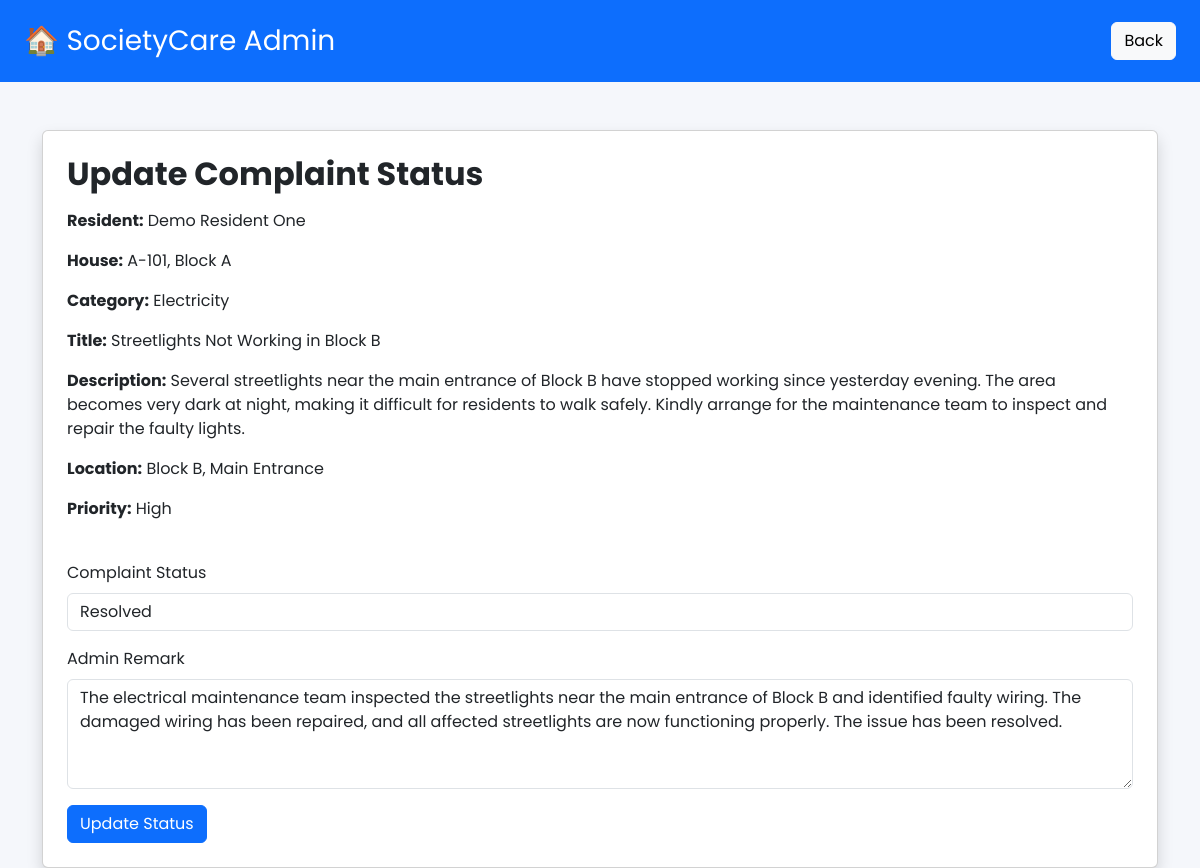
The page /admin/update-complaint.php?id=2 (signed in) on the database its author committed.
### tables this page shows
CREATE TABLE `complaints` (
  `complaint_id` int(11) NOT NULL,
  `resident_id` int(11) NOT NULL,
  `category_id` int(11) NOT NULL,
  `title` varchar(150) NOT NULL,
  `description` text NOT NULL,
  `location` varchar(100) DEFAULT NULL,
  `issue_started` varchar(50) DEFAULT NULL,
  `priority` enum('Low','Medium','High') DEFAULT 'Medium',
  `photo` varchar(255) DEFAULT NULL,
  `status` enum('Pending','Assigned','In Progress','Resolved','Closed') DEFAULT 'Pending',
  `created_at` timestamp NOT NULL DEFAULT current_timestamp(),
  `admin_remark` text DEFAULT NULL
);

CREATE TABLE `residents` (
  `resident_id` int(11) NOT NULL,
  `full_name` varchar(100) NOT NULL,
  `email` varchar(100) NOT NULL,
  `mobile` varchar(15) NOT NULL,
  `password` varchar(255) NOT NULL,
  `house_number` varchar(50) NOT NULL,
  `block` varchar(50) DEFAULT NULL,
  `registration_date` timestamp NOT NULL DEFAULT current_timestamp(),
  `status` enum('Active','Inactive') DEFAULT 'Active'
);

CREATE TABLE `categories` (
  `category_id` int(11) NOT NULL,
  `category_name` varchar(100) NOT NULL
);

### admin/update-complaint.php (the view, shortened to what this page needs)
<?php
$complaint_id = filter_input(INPUT_GET, 'id', FILTER_VALIDATE_INT, ['options' => ['min_range' => 1]]);
$query = "SELECT complaints.*, residents.full_name, residents.house_number, residents.block, categories.category_name
FROM complaints
JOIN residents ON complaints.resident_id = residents.resident_id
JOIN categories ON complaints.category_id = categories.category_id
WHERE complaints.complaint_id = ?";
$stmt = mysqli_prepare($conn, $query);
mysqli_stmt_bind_param($stmt, "i", $complaint_id);
mysqli_stmt_execute($stmt);
$result = mysqli_stmt_get_result($stmt);
$complaint = mysqli_fetch_assoc($result);
function h($value) {
    return htmlspecialchars((string)($value ?? ''), ENT_QUOTES | ENT_SUBSTITUTE, 'UTF-8');
}
?>
<!DOCTYPE html>
<html lang="en">
<head>
<link href="https://cdn.jsdelivr.net/npm/bootstrap@5.3.3/dist/css/bootstrap.min.css" rel="stylesheet">
<link rel="stylesheet" href="../assets/css/style.css">
</head>
<body>
<nav class="navbar navbar-dark bg-primary px-4">
    <span class="navbar-brand fs-3">🏠 SocietyCare Admin</span>
    <a href="manage-complaints.php" class="btn btn-light">Back</a>
</nav>
<div class="container mt-5">
    <div class="card shadow p-4">
        <h2 class="fw-bold mb-3">Update Complaint Status</h2>
        <p><strong>Resident:</strong> <?php echo h($complaint['full_name']); ?></p>
        <p><strong>House:</strong> <?php echo h($complaint['house_number']); ?>, Block <?php echo h($complaint['block']); ?></p>
        <p><strong>Category:</strong> <?php echo h($complaint['category_name']); ?></p>
        <p><strong>Title:</strong> <?php echo h($complaint['title']); ?></p>
        <p><strong>Description:</strong> <?php echo h($complaint['description']); ?></p>
        <p><strong>Location:</strong> <?php echo h($complaint['location']); ?></p>
        <p><strong>Priority:</strong> <?php echo h($complaint['priority']); ?></p>
        <form method="POST" class="mt-4">
            <label class="mb-2">Complaint Status</label>
            <select name="status" class="form-control mb-3" required>
                <option value="Resolved" <?php if($complaint['status']=="Resolved") echo "selected"; ?>>Resolved</option>
            </select>
            <label class="mb-2">Admin Remark</label>
            <textarea name="admin_remark"
                      class="form-control mb-3"
                      rows="4"
                      placeholder="Enter update for the resident..."><?php
            echo h($complaint['admin_remark']);
            ?></textarea>
            <button type="submit" name="update_status" class="btn btn-primary">
                Update Status
            </button>
        </form>
    </div>
</div>
</body>
</html>

### assets/css/style.css (style rules this page uses)
* { margin:0; padding:0; box-sizing:border-box; font-family:'Poppins',sans-serif; }
body { background:#f5f7fb; color:#333; }
.navbar { background:rgba(0,0,0,0.25); backdrop-filter:blur(10px); padding:15px 0; }

### rows shown on the page
complaints: resident.full_name "Demo Resident One", resident.house_number "A-101", resident.block "A", category.category_name "Electricity", title "Streetlights Not Working in Block B", description "Several streetlights near the main entrance of Block B have stopped working since yesterday evening. The area becomes very dark at night, making it difficult for residents to walk safely. Kindly arrange for the maintenance team to inspect and repair the faulty lights.", location "Block B, Main Entrance", priority "High", status "Resolved", admin_remark "The electrical maintenance team inspected the streetlights near the main entrance of Block B and identified faulty wiring. The damaged wiring has been repaired, and all affected streetlights are now functioning properly. The issue has been resolved."
